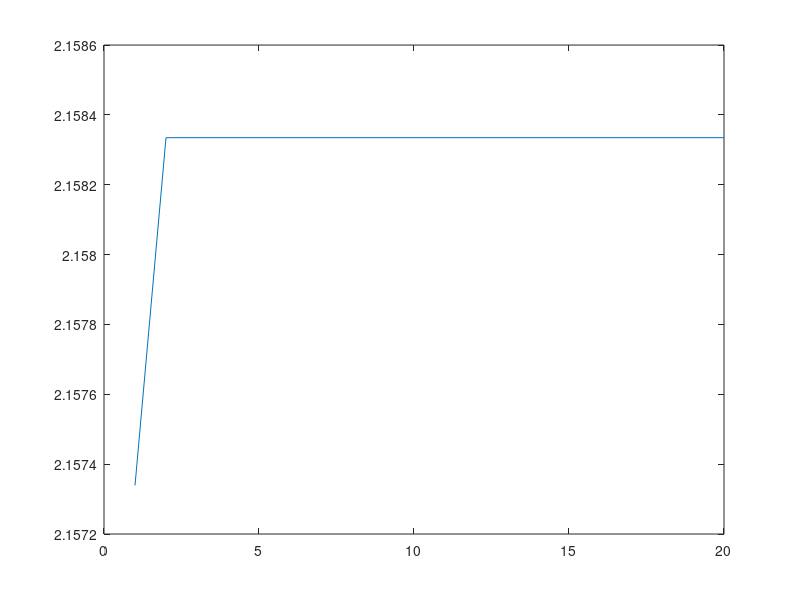

Here is the MATLAB script that generated this plot:
n=1:100:2000;
%n soll von 0 bis 10 laufen
approx = nan(size(n));  %definiere Array approx und fülle size(n) Plätze mit nan


for k=1:length(n)   %k ist hier die Laufvariable, die bis length(n) läuft
    approx(k) = (16/5) * sum(arrayfun(@(k) (-1)^k/((2*k+1)*5^(2*k)),0:n(k))) - sum(arrayfun(@(k) (-1)^k/((2*k+1)*239^(2*k)),0:n(k)));
    
end


plot(approx);
disp('x~ :');
disp(approx(length(n)));
disp('--------');
disp('Abs Fehler: ');
disp(abs(approx(length(n)) - pi));